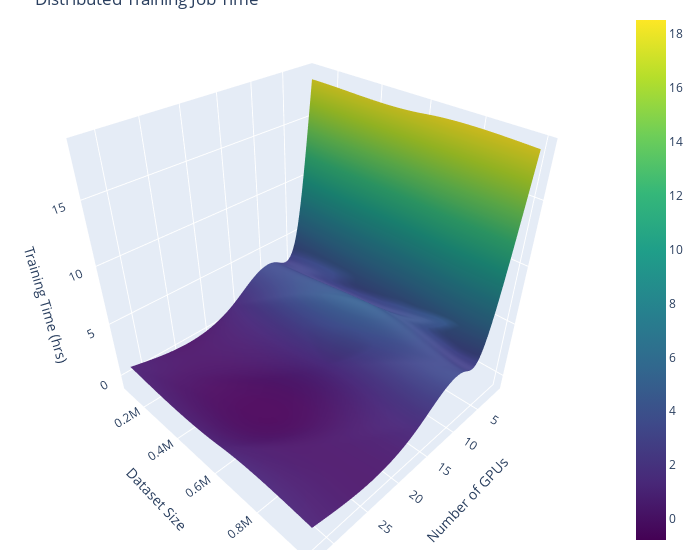

The cell this chart's notebook holds for it:
### Code cell
# train time surface plot
x = results_surf['num_gpus']
y = results_surf['dataset_size']
z = results_surf['train_time']/3600
plot_options = {"fig_title":'Distributed Training Job Time',
                "x_title":'Number of GPUs',
                "y_title" :'Dataset Size',
                "z_title" :'Training Time (hrs)'}

viz.make_surface(x, y, z, **plot_options)

### Figure 1 — Plotly figure (JSON) as saved in the notebook; plotly's stock layout.template omitted (floating-point values rounded to 4 significant figures; data arrays with more than 128 entries replaced by an {"elided": "..."} marker saying what was removed)
{"data": [{"colorscale": [[0, "#440154"], [0.1111, "#482878"], [0.2222, "#3e4989"], [0.3333, "#31688e"], [0.4444, "#26828e"], [0.5556, "#1f9e89"], [0.6667, "#35b779"], [0.7778, "#6ece58"], [0.8889, "#b5de2b"], [1, "#fde725"]], "type": "surface", "x": {"elided": "100x100 float values"}, "y": {"elided": "100x100 float values"}, "z": {"elided": "100x100 float values"}}], "layout": {"margin": {"b": 10, "l": 10, "r": 20, "t": 10}, "scene": {"xaxis": {"title": {"text": "Number of GPUs"}}, "yaxis": {"title": {"text": "Dataset Size"}}, "zaxis": {"title": {"text": "Training Time (hrs)"}}}, "title": {"text": "Distributed Training Job Time"}, "width": 700}}
